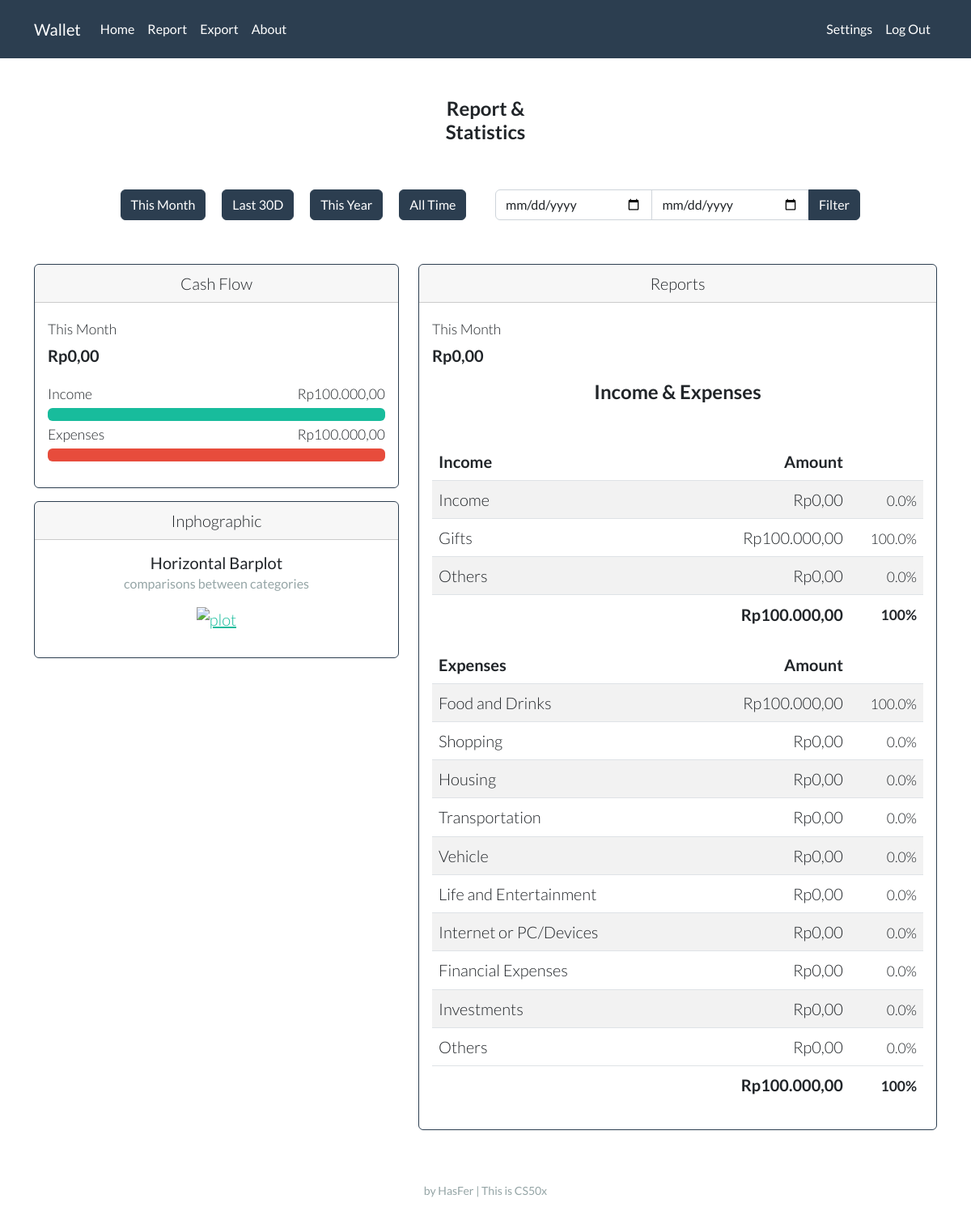
/report (signed in), run on the app's committed database.
### tables this page shows
CREATE TABLE account (
                category TEXT,
                name TEXT
                );

### report.py (the view, shortened to what this page needs)
@report_page.route("/report", methods=["GET", "POST"])
@login_required
def report():
    con, cur = connect_db()
    if request.form.get('filter_btn') == 'This Month' or request.method == "GET":
        year_now = str(datetime.now().year)
        month_now = str(datetime.now().month)
        date_filter = year_now + '%' + month_now + '%'
        label = 'This Month'
    elif request.form.get('filter_btn') == 'All Time':
        date_filter = '%'
        label = 'All Time'
    elif request.form.get('filter_btn') == 'This Year':
        year_now = str(datetime.now().year)
        date_filter = year_now + '%'
        label = 'This Year'
    elif request.form.get('filter_btn') == 'Last 30D':
        label = "Last 30 Days"
    elif request.form.get('filter_btn') == 'between':
        start_date = request.form.get('start_date')
        end_date = request.form.get('end_date')
        label = 'Between ' + start_date + ' and ' + end_date
    else:
        date_filter = '0'
        label = None
    if request.form.get('filter_btn') == 'between':
        res = cur.execute("SELECT account_name, amount FROM records WHERE user_id = ? AND account_category = ? AND date BETWEEN ? AND ?",
                            (session["user_id"], "Income", start_date, end_date))
        income_name_amount = list(res.fetchall())
        res = cur.execute("SELECT account_name, amount FROM records WHERE user_id = ? AND account_category = ? AND date BETWEEN ? AND ?",
                            (session["user_id"], "Expense", start_date, end_date))
        expense_name_amount = list(res.fetchall())
    else:
        res = cur.execute("SELECT account_name, amount FROM records WHERE user_id = ? AND account_category = ? AND date LIKE ?",
                            (session["user_id"], "Income", date_filter))
        income_name_amount = list(res.fetchall())
        res = cur.execute("SELECT account_name, amount FROM records WHERE user_id = ? AND account_category = ? AND date LIKE ?",
                            (session["user_id"], "Expense", date_filter))
        expense_name_amount = list(res.fetchall())
    income_list_totalamount, expense_list_totalamount = account_name_list('', 0.0)
    for i in income_name_amount:
        for j in income_list_totalamount:
            if i[0] == j[0]:
                j[1] += i[1]
    total_income = 0
    for i in income_list_totalamount:
        total_income += i[1]
    for i in expense_name_amount:
        for j in expense_list_totalamount:
            if i[0] == j[0]:
                j[1] += i[1]
    total_expense = 0
    for i in expense_list_totalamount:
        total_expense += i[1]
    j = 0
    for i in income_list_totalamount:
        try:
            income_list_totalamount[j].append(round(i[1] / total_income * 100, 2))
        except ZeroDivisionError:
            income_list_totalamount[j].append(0)
        j += 1
    j = 0
    for i in expense_list_totalamount:
        try:
            expense_list_totalamount[j].append(round(i[1] / total_expense * 100, 2))
        except ZeroDivisionError:
            expense_list_totalamount[j].append(0)
        j += 1
    income_list_amount_f = []
    for i in income_list_totalamount:
        income_list_amount_f.append(list(i))
    i = 0
    length = len(income_list_amount_f)
    while i < length:
        income_list_amount_f[i][1] = idr(income_list_amount_f[i][1])
        i += 1
    expense_list_amount_f = []
    for i in expense_list_totalamount:
        expense_list_amount_f.append(list(i))
    i = 0
    length = len(expense_list_amount_f)
    while i < length:
        expense_list_amount_f[i][1] = idr(expense_list_amount_f[i][1])
        i += 1
    total_income_f = idr(total_income)
    total_expense_f = idr(total_expense)
    if total_income > total_expense:
        income_percent = 100
        try:
            expense_percent = round(total_expense / total_income, 2) * 100
        except ZeroDivisionError:
            expense_percent = 0
        diff = "+ " + idr(total_income - total_expense)
    else:
        income_percent = 100
        expense_percent = 100
        diff = idr(0)
    bars_expense = []
    height_expense = []
    for i in reversed(expense_list_totalamount):
        print(i)
        bars_expense.append(i[0])
        height_expense.append(i[1])
    if sum(height_expense) == 0:
        img_name = "blank"
    else:
        img_name = str(session["user_id"]) + "e"
        horizontal_bar(height_expense, bars_expense, img_name, bar_color='#e74c3c')
    con.close()
    return render_template("report.html", total_income_f=total_income_f, total_expense_f=total_expense_f, diff=diff, income_percent=income_percent, expense_percent=expense_percent, income_list_amount_f=income_list_amount_f, expense_list_amount_f=expense_list_amount_f, label=label, img_name=img_name)

### helpers.py (called while the page is built)
def login_required(f):
    @wraps(f)
    def decorated_function(*args, **kwargs):
        if session.get("user_id") is None:
            return redirect("/login")
        return f(*args, **kwargs)
    return decorated_function

def connect_db(db="wallet.db"):
    con = sqlite3.connect(db)
    cur = con.cursor()
    return con, cur

def idr(value):
    value = f"Rp{value:,.2f}"
    rupiah = value.replace(".", "#")
    rupiah = rupiah.replace(",", ".")
    rupiah = rupiah.replace("#", ",")
    return rupiah

def account_name_list(selected='', plug=''):
    con, cur = connect_db()
    res = cur.execute("SELECT * FROM account")
    income_list = []
    expense_list = []
    for i in res:
        if i[0] == 'Income':
            if i[1] == selected:
                income_list.append([i[1], 'selected'])
            else:
                income_list.append([i[1], plug])
        else:
            if i[1] == selected:
                expense_list.append([i[1], 'selected'])
            else:
                expense_list.append([i[1], plug])
    con.close()
    return income_list, expense_list

def horizontal_bar(height, bars, file_name="foo", bar_color='#69b3a2'):
    y_pos = arange(len(bars))
    plt.barh(y_pos, height, color=bar_color)
    plt.yticks(y_pos, bars)
    plt.tight_layout()
    plt.savefig("static/img/" + file_name + ".png")
    plt.close()
    plt.cla()
    plt.clf()

### templates/report.html (shortened to what this page needs)
{% extends "layout.html" %}
{% block main %}
<h4 class="mb-5 fw-bold">Report & <br> Statistics</h4>
<div class="row">
    <div class="col-lg-1 mb-3"></div>
    <div class="col-lg-5 mb-3">
        <form action="/report" method="post">
            <button name="filter_btn" value="This Month" type="submit" class="btn btn-primary m-2">This Month</button>
            <button name="filter_btn" value="Last 30D" type="submit" class="btn btn-primary m-2">Last 30D</button>
            <button name="filter_btn" value="This Year" type="submit" class="btn btn-primary m-2">This Year</button>
            <button name="filter_btn" value="All Time" type="submit" class="btn btn-primary m-2">All Time</button>
        </form>
    </div>
    <div class="col-lg-5">
        <form action="/report" method="post">
            <div class="input-group mb-3">
                <input name="start_date" type="date" class="form-control mt-2">
                <input name="end_date" type="date" class="form-control mt-2">
                <button name="filter_btn" value="between" class="btn btn-primary mt-2" type="submit" id="button-addon2">Filter</button>
            </div>
        </form>
    </div>
</div>
<br>
<div class="row">
    <div class="col-lg-5">
        <div class="card border-primary mb-3" >
            <div class="card-header">Cash Flow</div>
            <div class="card-body">
                <p class="mb-1 text-start"><small>{{ label }}</small></p>
                <p class="card-text text-start"><span class="fw-bold">{{ diff }}</span></p>
                <p class="mb-1 text-start"><small>
                    Income
                    <span class="mt-1" style="float:right;">{{ total_income_f }}</span>
                </small></p>
                <div class="progress">
                    <div class="progress-bar bg-success" role="progressbar" style="width: {{ income_percent }}%;" aria-valuenow="{{ income_percent }}" aria-valuemin="0" aria-valuemax="100"></div>
                </div>
                <p class="mb-1 text-start"><small>
                        Expenses
                        <span class="mt-1" style="float:right;">{{ total_expense_f }}</span>
                </small></p>
                <div class="progress">
                    <div class="progress-bar bg-danger" role="progressbar" style="width: {{ expense_percent }}%;" aria-valuenow="{{ expense_percent }}" aria-valuemin="0" aria-valuemax="100"></div>
                </div>
            </div>
        </div>
        <div class="card border-primary mb-3">
            <div class="card-header">Inphographic</div>
            <div class="card-body">
                <h5 class="card-title">Horizontal Barplot</h5>
                <h6 class="card-subtitle text-muted">comparisons between categories</h6>
            </div>
            <a href="static/img/{{ img_name }}.png" target="_blank">
                <img src="static/img/{{ img_name }}.png" class="img-fluid" alt="plot">
            </a>
            <div class="card-body">
            </div>
        </div>
    </div>
    <div class="col-lg-7">
        <div class="card border-primary mb-3">
            <div class="card-header">Reports</div>
            <div class="card-body">
                <p class="mb-1 text-start"><small>{{ label }}</small></p>
                <p class="card-text text-start"><span class="fw-bold">{{ diff }}</span></p>
                <h4 class="mb-5 fw-bold">Income & Expenses</h4>
                <table class="table table-striped">
                    <thead>
                        <tr>
                            <th class="text-start">Income</th>
                            <th class="text-end">Amount</th>
                            <th class="text-end" style="width:15%;"></th>
                        </tr>
                    </thead>
                    <tbody>
                        {% for i in income_list_amount_f %}
                        <tr>
                            <td class="text-start">{{ i[0] }}</td>
                            <td class="text-end">{{ i[1] }}</td>
                            <td class="text-end"><small>{{ i[2] }}%</small></td>
                        </tr>
                        {% endfor %}
                    </tbody>
                    <tfoot>
                        <tr>
                            <td class="border-0"></td>
                            <td class="border-0 fw-bold text-end">{{ total_income_f }}</td>
                            <td class="border-0 fw-bold text-end"><small>100%</small></td>
                        </tr>
                    </tfoot>
                </table>
                <table class="table table-striped">
                    <thead>
                        <tr>
                            <th class="text-start">Expenses</th>
                            <th class="text-end">Amount</th>
                            <th class="text-end" style="width:15%;"></th>
                        </tr>
                    </thead>
                    <tbody>
                        {% for i in expense_list_amount_f %}
                        <tr>
                            <td class="text-start">{{ i[0] }}</td>
                            <td class="text-end">{{ i[1] }}</td>
                            <td class="text-end"><small>{{ i[2] }}%</small></td>
                        </tr>
                        {% endfor %}
                    </tbody>
                    <tfoot>
                        <tr>
                            <td class="border-0"></td>
                            <td class="border-0 fw-bold text-end">{{ total_expense_f }}</td>
                            <td class="border-0 fw-bold text-end"><small>100%</small></td>
                        </tr>
                    </tfoot>
                </table>
            </div>
        </div>
    </div>
</div>
{% endblock %}

### data on the page
account: name "Income", i "Rp0,00", i "0.0"
account: name "Gifts", i "Rp100.000,00", i "100.0"
account: name "Others", i "Rp0,00", i "0.0"
account: name "Food and Drinks", i "Rp100.000,00", i "100.0"
account: name "Shopping", i "Rp0,00", i "0.0"
account: name "Housing", i "Rp0,00", i "0.0"
account: name "Transportation", i "Rp0,00", i "0.0"
account: name "Vehicle", i "Rp0,00", i "0.0"
account: name "Life and Entertainment", i "Rp0,00", i "0.0"
account: name "Internet or PC/Devices", i "Rp0,00", i "0.0"
account: name "Financial Expenses", i "Rp0,00", i "0.0"
account: name "Investments", i "Rp0,00", i "0.0"
account: name "Others", i "Rp0,00", i "0.0"

### other printed values
{{ label }} "This Month"
{{ diff }} "Rp0,00"
{{ total_income_f }} "Rp100.000,00"
{{ total_expense_f }} "Rp100.000,00"
